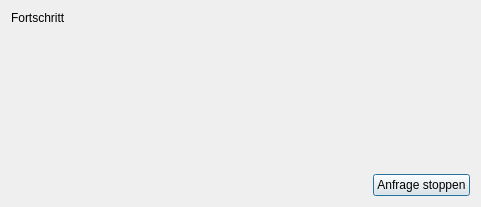
<?xml version="1.0" encoding="UTF-8"?>
<ui version="4.0">
 <class>Dialog</class>
 <widget class="QDialog" name="Dialog">
  <property name="geometry">
   <rect>
    <x>0</x>
    <y>0</y>
    <width>481</width>
    <height>207</height>
   </rect>
  </property>
  <property name="windowTitle">
   <string>Dialog</string>
  </property>
  <layout class="QVBoxLayout" name="verticalLayout">
   <item>
    <widget class="QLabel" name="label_5">
     <property name="text">
      <string>Fortschritt</string>
     </property>
    </widget>
   </item>
   <item>
    <spacer name="verticalSpacer">
     <property name="orientation">
      <enum>Qt::Vertical</enum>
     </property>
     <property name="sizeHint" stdset="0">
      <size>
       <width>20</width>
       <height>40</height>
      </size>
     </property>
    </spacer>
   </item>
   <item>
    <layout class="QHBoxLayout" name="horizontalLayout">
     <property name="topMargin">
      <number>0</number>
     </property>
     <item>
      <spacer name="horizontalSpacer">
       <property name="orientation">
        <enum>Qt::Horizontal</enum>
       </property>
       <property name="sizeHint" stdset="0">
        <size>
         <width>40</width>
         <height>20</height>
        </size>
       </property>
      </spacer>
     </item>
     <item>
      <widget class="QPushButton" name="request_button">
       <property name="sizePolicy">
        <sizepolicy hsizetype="Fixed" vsizetype="Fixed">
         <horstretch>0</horstretch>
         <verstretch>0</verstretch>
        </sizepolicy>
       </property>
       <property name="layoutDirection">
        <enum>Qt::LeftToRight</enum>
       </property>
       <property name="text">
        <string>Anfrage stoppen</string>
       </property>
       <property name="icon">
        <iconset>
         <normaloff>icons/20190619_iconset_mob_wborders_stop_1.png</normaloff>icons/20190619_iconset_mob_wborders_stop_1.png</iconset>
       </property>
      </widget>
     </item>
    </layout>
   </item>
  </layout>
 </widget>
 <resources/>
 <connections/>
</ui>
